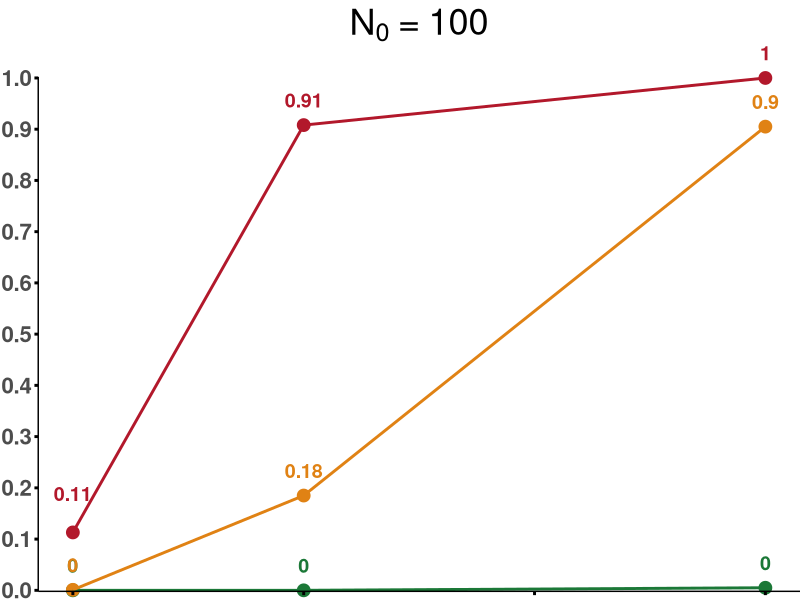
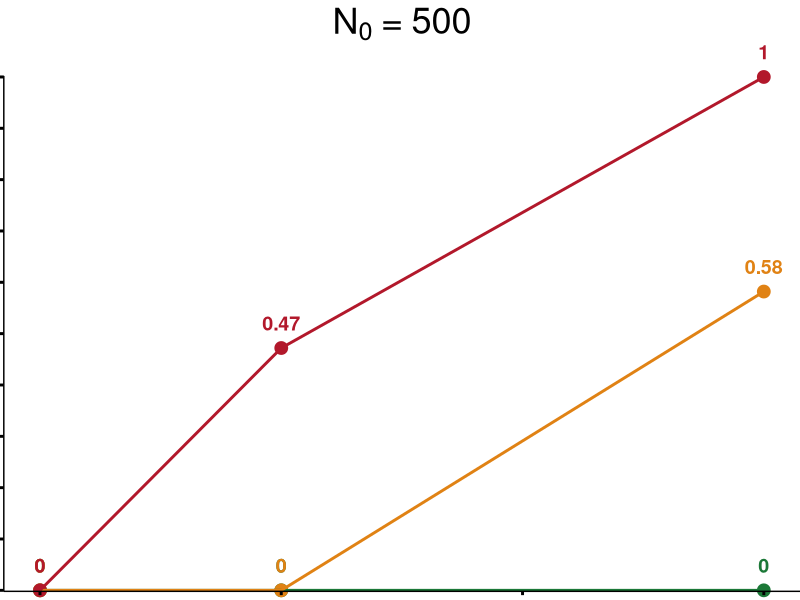
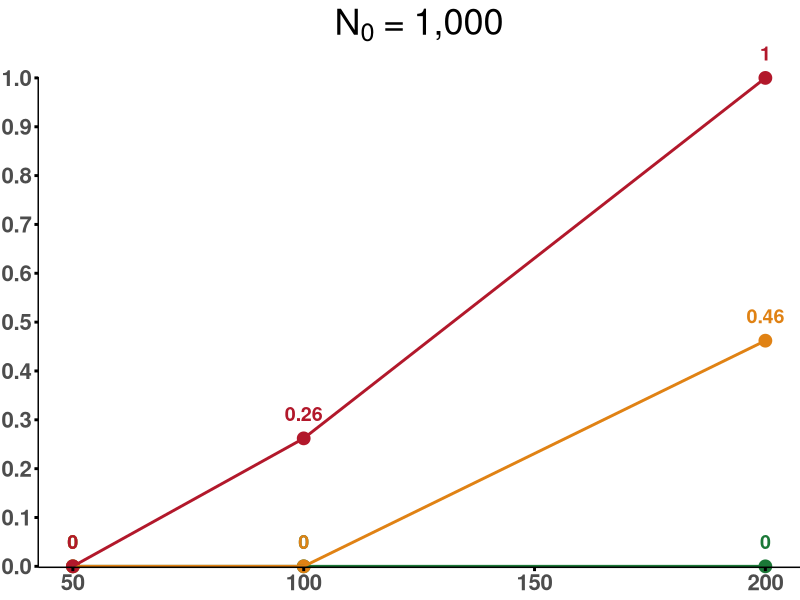
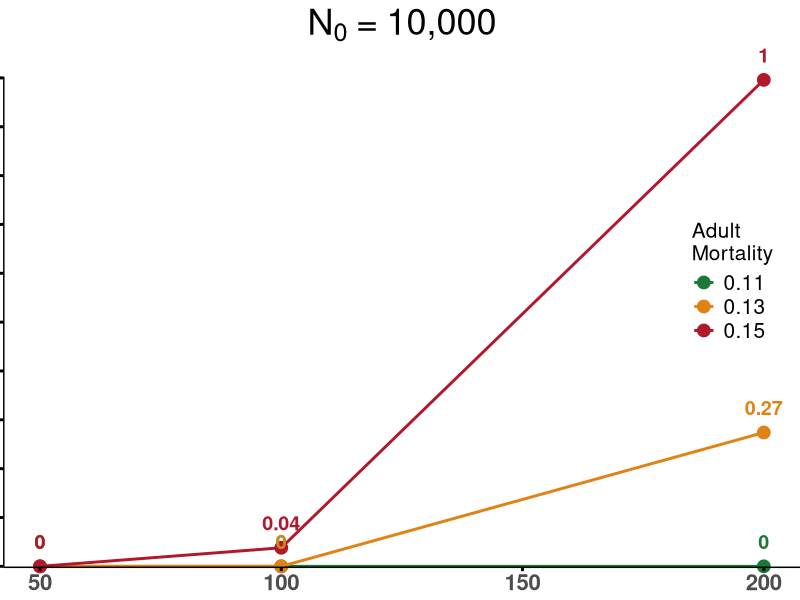
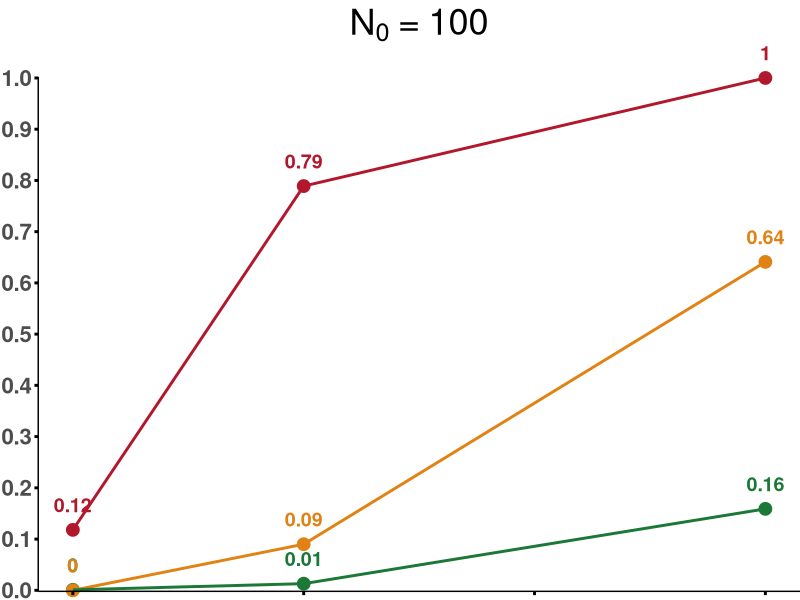
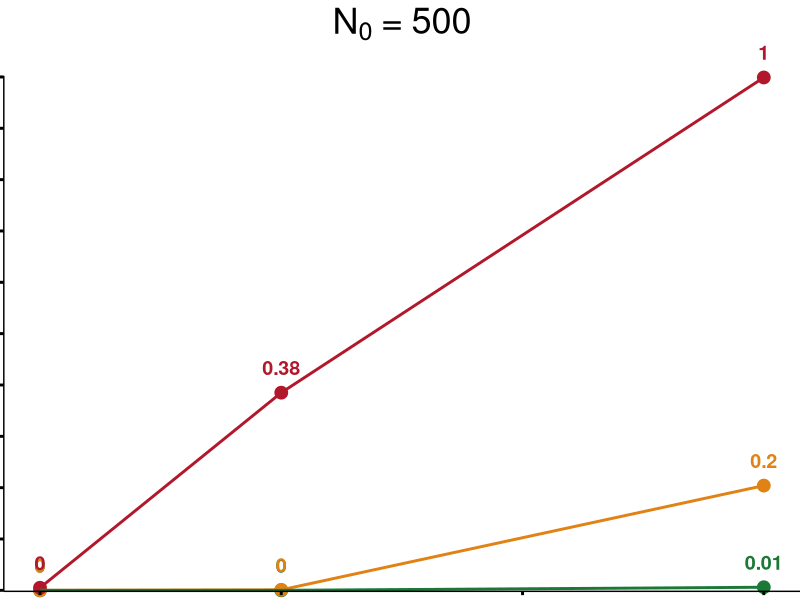
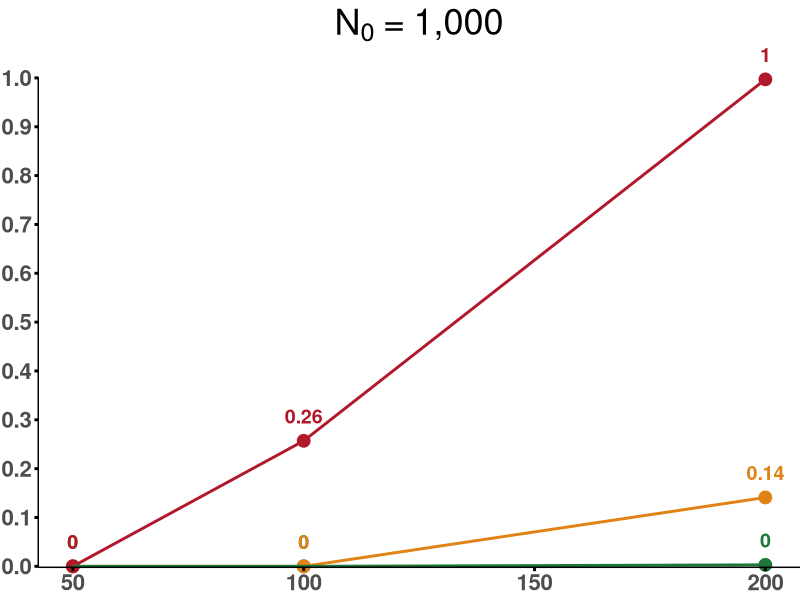
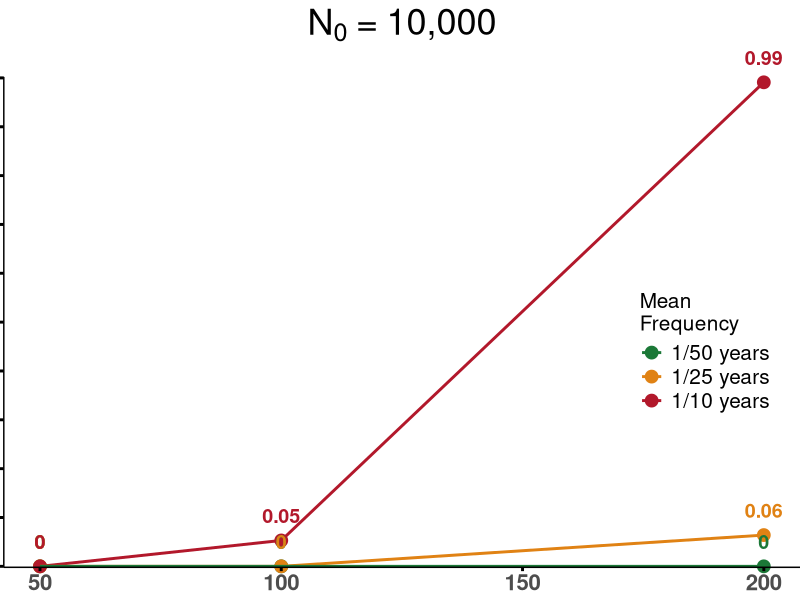

The R source for these figures, in order:
#####
###   Plot PVA results - 2023-08-12
#####

library(tidyverse)
library(gridExtra)
library(grid)
library(ggrepel)
library(ggpubr)
library(ggplot2)
library(rprojroot)

# set wd to project location
setwd(find_rstudio_root_file())

res.w <- read.csv("PVA_results_20230812.csv")

res <- gather(res.w, year, prob, X50.year.Probability:X200.year.Probability)

res$year[res$year == "X50.year.Probability"]  <- 50
res$year[res$year == "X100.year.Probability"] <- 100
res$year[res$year == "X200.year.Probability"] <- 200

res$year <- as.numeric(res$year)


c.100_plot <- ggplot(filter(res, Threat.Definition=='chronic' & Vulnerable.Abundance==100),
                              aes(x = year, y = prob, group=Adult.Mortality, colour=factor(Adult.Mortality))) +
  geom_point(size = 4) +
  geom_line(size = 1) + 
  geom_text(aes(label = round(prob, 2), y = ifelse(prob==0.113,prob+.035,prob+.008), fontface = "bold"), vjust = -0.9, size=5) +
  coord_cartesian(ylim = c(0,1),
                  clip = "off") +
  scale_y_continuous(breaks = seq(0, 1, 0.1), expand = c(0, 0.002)) +
  scale_color_manual(values=c("#1b7837", "#e08214", "#b2182b"))+
  ggtitle(bquote(N[0]~ "=" ~ "100")) +
  theme(axis.text.x = element_blank(), 
        axis.text.y = element_text(face = "bold", size = 16), 
        axis.title.y = element_blank(),
        axis.title.x = element_blank(),
        axis.ticks = element_line(colour = "black",size = 1),
        plot.title = element_text(hjust = 0.5, vjust = 3.5, size = 26),
        plot.margin = margin(t = 20,
                             r = 0,
                             b = 3.5,
                             l = 1),
        panel.background = element_rect(fill = "white", colour = "white", 
                                        size = 0.5, linetype = "solid"),
        axis.line = element_line(colour = "black", size = 0.5),
        legend.position = "none"); print(c.100_plot)

c.500_plot <- ggplot(filter(res, Threat.Definition=='chronic' & Vulnerable.Abundance==500),
                              aes(x = year, y = prob, group=Adult.Mortality, colour=factor(Adult.Mortality))) +
  geom_point(size = 4) +
  geom_line(size = 1) + 
  geom_text(aes(label = round(prob, 2), y = ifelse(prob==0.113,prob+.035,prob+.008), fontface = "bold"), vjust = -0.9, size=5) +
  coord_cartesian(ylim = c(0,1),
                  clip = "off") +
  scale_y_continuous(breaks = seq(0, 1, 0.1), expand = c(0, 0.002)) +
  scale_color_manual(values=c("#1b7837", "#e08214", "#b2182b"))+
  ggtitle(bquote(N[0]~ "=" ~ "500")) +
  theme(axis.text.x = element_blank(), 
        axis.text.y = element_blank(), 
        axis.title.y = element_blank(),
        axis.title.x = element_blank(),
        axis.ticks = element_line(colour = "black",size = 1),
        plot.title = element_text(hjust = 0.5, vjust = 3.5, size = 26),
        plot.margin = margin(t = 20,
                             r = 0,
                             b = 3.5,
                             l = 0),
        panel.background = element_rect(fill = "white", colour = "white", 
                                        size = 0.5, linetype = "solid"),
        axis.line = element_line(colour = "black", size = 0.5),
        legend.position = "none"); print(c.500_plot)

c.1k_plot <- ggplot(filter(res, Threat.Definition=='chronic' & Vulnerable.Abundance==1000),
                              aes(x = year, y = prob, group=Adult.Mortality, colour=factor(Adult.Mortality))) +
  geom_point(size = 4) +
  geom_line(size = 1) + 
  geom_text(aes(label = round(prob, 2), y = ifelse(prob==0.113,prob+.035,prob+.008), fontface = "bold"), vjust = -0.9, size = 5) +
  coord_cartesian(ylim = c(0,1),
                  clip = "off") +
  scale_y_continuous(breaks = seq(0, 1, 0.1), expand = c(0, 0.002)) +
  scale_color_manual(values=c("#1b7837", "#e08214", "#b2182b"))+
  ggtitle(bquote(N[0]~ "=" ~ "1,000")) +
  theme(axis.text.x = element_text(face = "bold", size = 16), 
        axis.text.y = element_text(face = "bold", size = 16), 
        axis.title.y = element_blank(),
        axis.title.x = element_blank(),
        axis.ticks = element_line(colour = "black",size = 1),
        plot.title = element_text(hjust = 0.5, vjust = 3.5, size = 26),
        plot.margin = margin(t = 20,
                             r = 0,
                             b = 3.5,
                             l = 1),
        panel.background = element_rect(fill = "white", colour = "white", 
                                        size = 0.5, linetype = "solid"),
        axis.line = element_line(colour = "black", size = 0.5),
        legend.position = "none"); print(c.1k_plot)

c.10k_plot <- ggplot(filter(res, Threat.Definition=='chronic' & Vulnerable.Abundance==10000),
                              aes(x = year, y = prob, group=Adult.Mortality, colour=factor(Adult.Mortality))) +
  geom_point(size = 4) +
  geom_line(size = 1) + 
  geom_text(aes(label = round(prob, 2), y = ifelse(prob==0.113,prob+.035,prob+.008), fontface = "bold"), vjust = -0.9, size=5, show.legend  = F) +
  coord_cartesian(ylim = c(0,1),
                  clip = "off") +
  scale_y_continuous(breaks = seq(0, 1, 0.1), expand = c(0, 0.002)) +
  scale_color_manual(name="Adult\nMortality", values=c("#1b7837", "#e08214", "#b2182b"))+
  ggtitle(bquote(N[0]~ "=" ~ "10,000")) +
  theme(axis.text.x = element_text(face = "bold", size = 16), 
        axis.text.y = element_blank(), 
        axis.title.y = element_blank(),
        axis.title.x = element_blank(),
        axis.ticks = element_line(colour = "black",size = 1),
        legend.title = element_text(size=15),
        legend.text = element_text(size=15),
        legend.key=element_blank(),
        plot.title = element_text(hjust = 0.5, vjust = 3.5, size = 26),
        plot.margin = margin(t = 20,
                             r = 0,
                             b = 3.5,
                             l = 0),
        panel.background = element_rect(fill = "white", colour = "white", 
                                        size = 0.5, linetype = "solid"),
        axis.line = element_line(colour = "black", size = 0.5),
        legend.position = c(.915,0.583)); print(c.10k_plot)


pva.c.fig <- ggarrange(c.100_plot, NULL, c.500_plot, 
                       c.1k_plot,  NULL, c.10k_plot, 
                         ncol = 3,
                         nrow = 2,
                         widths = c(1,0.05,1,
                                    1,0.05,1)) +
  theme(plot.margin = margin(0.05,0.1,0.1,0.5, "cm"))

setwd(find_rstudio_root_file())

tiff("results/chronic.tiff", width = 18, height = 10, units = 'in', res = 300)
annotate_figure(pva.c.fig, left = textGrob("Extirpation Probability", rot = 90, vjust = .7, gp = gpar(cex = 2.1)),
                top = textGrob("PVA Scenarios: Chronic Mortality", vjust = .35, gp = gpar(cex = 2.4)))
dev.off()

#-----------------------------------------------------------------------------------------------------------------

e.100_plot <- ggplot(filter(res, Threat.Definition=='episodic' & Vulnerable.Abundance==100),
                     aes(x = year, y = prob, group=Average.Frequency, colour=factor(Average.Frequency, levels = c(50,25,10)))) +
  geom_point(size = 4) +
  geom_line(size = 1) + 
  geom_text(aes(label = round(prob, 2), y = ifelse(prob==0.113,prob+.035,prob+.008), fontface = "bold"), vjust = -0.9, size=5) +
  coord_cartesian(ylim = c(0,1),
                  clip = "off") +
  scale_y_continuous(breaks = seq(0, 1, 0.1), expand = c(0, 0.002)) +
  scale_color_manual(values=c("#1b7837", "#e08214", "#b2182b"))+
  ggtitle(bquote(N[0]~ "=" ~ "100")) +
  theme(axis.text.x = element_blank(), 
        axis.text.y = element_text(face = "bold", size = 16), 
        axis.title.y = element_blank(),
        axis.title.x = element_blank(),
        axis.ticks = element_line(colour = "black",size = 1),
        plot.title = element_text(hjust = 0.5, vjust = 3.5, size = 26),
        plot.margin = margin(t = 20,
                             r = 0,
                             b = 3.5,
                             l = 1),
        panel.background = element_rect(fill = "white", colour = "white", 
                                        size = 0.5, linetype = "solid"),
        axis.line = element_line(colour = "black", size = 0.5),
        legend.position = "none"); print(e.100_plot)

e.500_plot <- ggplot(filter(res, Threat.Definition=='episodic' & Vulnerable.Abundance==500),
                     aes(x = year, y = prob, group=Average.Frequency, colour=factor(Average.Frequency, levels = c(50,25,10)))) +
  geom_point(size = 4) +
  geom_line(size = 1) + 
  geom_text(aes(label = round(prob, 2), y = ifelse(prob==0.113,prob+.035,prob+.008), fontface = "bold"), vjust = -0.9, size=5) +
  coord_cartesian(ylim = c(0,1),
                  clip = "off") +
  scale_y_continuous(breaks = seq(0, 1, 0.1), expand = c(0, 0.002)) +
  scale_color_manual(values=c("#1b7837", "#e08214", "#b2182b"))+
  ggtitle(bquote(N[0]~ "=" ~ "500")) +
  theme(axis.text.x = element_blank(), 
        axis.text.y = element_blank(), 
        axis.title.y = element_blank(),
        axis.title.x = element_blank(),
        axis.ticks = element_line(colour = "black",size = 1),
        plot.title = element_text(hjust = 0.5, vjust = 3.5, size = 26),
        plot.margin = margin(t = 20,
                             r = 0,
                             b = 3.5,
                             l = 0),
        panel.background = element_rect(fill = "white", colour = "white", 
                                        size = 0.5, linetype = "solid"),
        axis.line = element_line(colour = "black", size = 0.5),
        legend.position = "none"); print(e.500_plot)

e.1k_plot <- ggplot(filter(res, Threat.Definition=='episodic' & Vulnerable.Abundance==1000),
                    aes(x = year, y = prob, group=Average.Frequency, colour=factor(Average.Frequency, levels = c(50,25,10)))) +
  geom_point(size = 4) +
  geom_line(size = 1) + 
  geom_text(aes(label = round(prob, 2), y = ifelse(prob==0.113,prob+.035,prob+.008), fontface = "bold"), vjust = -0.9, size = 5) +
  coord_cartesian(ylim = c(0,1),
                  clip = "off") +
  scale_y_continuous(breaks = seq(0, 1, 0.1), expand = c(0, 0.002)) +
  scale_color_manual(values=c("#1b7837", "#e08214", "#b2182b"))+
  ggtitle(bquote(N[0]~ "=" ~ "1,000")) +
  theme(axis.text.x = element_text(face = "bold", size = 16), 
        axis.text.y = element_text(face = "bold", size = 16), 
        axis.title.y = element_blank(),
        axis.title.x = element_blank(),
        axis.ticks = element_line(colour = "black",size = 1),
        plot.title = element_text(hjust = 0.5, vjust = 3.5, size = 26),
        plot.margin = margin(t = 20,
                             r = 0,
                             b = 3.5,
                             l = 1),
        panel.background = element_rect(fill = "white", colour = "white", 
                                        size = 0.5, linetype = "solid"),
        axis.line = element_line(colour = "black", size = 0.5),
        legend.position = "none"); print(e.1k_plot)

e.10k_plot <- ggplot(filter(res, Threat.Definition=='episodic' & Vulnerable.Abundance==10000),
                     aes(x = year, y = prob, group=Average.Frequency, colour=factor(Average.Frequency, levels = c(50,25,10)))) +
  geom_point(size = 4) +
  geom_line(size = 1) + 
  geom_text(aes(label = round(prob, 2), y = ifelse(prob==0.113,prob+.035,prob+.008), fontface = "bold"), vjust = -0.9, size=5, show.legend  = F) +
  coord_cartesian(ylim = c(0,1),
                  clip = "off") +
  scale_y_continuous(breaks = seq(0, 1, 0.1), expand = c(0, 0.002)) +
  scale_color_manual(name="Mean\nFrequency", labels=c('1/50 years', '1/25 years', '1/10 years'), values=c("#1b7837", "#e08214", "#b2182b"))+
  ggtitle(bquote(N[0]~ "=" ~ "10,000")) +
  theme(axis.text.x = element_text(face = "bold", size = 16), 
        axis.text.y = element_blank(), 
        axis.title.y = element_blank(),
        axis.title.x = element_blank(),
        axis.ticks = element_line(colour = "black",size = 1),
        legend.title = element_text(size=15),
        legend.text = element_text(size=15),
        legend.key=element_blank(),
        plot.title = element_text(hjust = 0.5, vjust = 3.5, size = 26),
        plot.margin = margin(t = 20,
                             r = 0,
                             b = 3.5,
                             l = 0),
        panel.background = element_rect(fill = "white", colour = "white", 
                                        size = 0.5, linetype = "solid"),
        axis.line = element_line(colour = "black", size = 0.5),
        legend.position = c(.88,0.44)); print(e.10k_plot)


pva.e.fig <- ggarrange(e.100_plot, NULL, e.500_plot, 
                       e.1k_plot,  NULL, e.10k_plot, 
                       ncol = 3,
                       nrow = 2,
                       widths = c(1,0.05,1,
                                  1,0.05,1)) +
  theme(plot.margin = margin(0.05,0.1,0.1,0.5, "cm"))

setwd(find_rstudio_root_file())

tiff("results/episodic.tiff", width = 18, height = 10, units = 'in', res = 300)
annotate_figure(pva.e.fig, left = textGrob("Extirpation Probability", rot = 90, vjust = .7, gp = gpar(cex = 2.1)),
                top = textGrob("PVA Scenarios: Episodic Mortality \u2013 M = 0.11", vjust = .35, gp = gpar(cex = 2.4)))
dev.off()


#-----------------------------------------------------------------------------------------------------------------

r.100_plot <- ggplot(filter(res, Threat.Definition=='rec_fail' & Vulnerable.Abundance==100),
                     aes(x = year, y = prob, group=Average.Frequency, colour=factor(Average.Frequency, levels = c(10,5)))) +
  geom_point(size = 4) +
  geom_line(size = 1) + 
  geom_text(aes(label = round(prob, 2), y = ifelse(prob==0.113,prob+.035,prob+.008), fontface = "bold"), vjust = -0.9, size=5) +
  coord_cartesian(ylim = c(0,1),
                  clip = "off") +
  scale_y_continuous(breaks = seq(0, 1, 0.1), expand = c(0, 0.002)) +
  scale_color_manual(values=c("#1b7837", "#e08214"))+
  ggtitle(bquote(N[0]~ "=" ~ "100")) +
  theme(axis.text.x = element_blank(), 
        axis.text.y = element_text(face = "bold", size = 16), 
        axis.title.y = element_blank(),
        axis.title.x = element_blank(),
        axis.ticks = element_line(colour = "black",size = 1),
        plot.title = element_text(hjust = 0.5, vjust = 3.5, size = 26),
        plot.margin = margin(t = 20,
                             r = 0,
                             b = 3.5,
                             l = 1),
        panel.background = element_rect(fill = "white", colour = "white", 
                                        size = 0.5, linetype = "solid"),
        axis.line = element_line(colour = "black", size = 0.5),
        legend.position = "none"); print(r.100_plot)

r.500_plot <- ggplot(filter(res, Threat.Definition=='rec_fail' & Vulnerable.Abundance==500),
                     aes(x = year, y = prob, group=Average.Frequency, colour=factor(Average.Frequency, levels = c(10,5)))) +
  geom_point(size = 4) +
  geom_line(size = 1) + 
  geom_text(aes(label = round(prob, 2), y = ifelse(prob==0.113,prob+.035,prob+.008), fontface = "bold"), vjust = -0.9, size=5) +
  coord_cartesian(ylim = c(0,1),
                  clip = "off") +
  scale_y_continuous(breaks = seq(0, 1, 0.1), expand = c(0, 0.002)) +
  scale_color_manual(values=c("#1b7837", "#e08214"))+
  ggtitle(bquote(N[0]~ "=" ~ "500")) +
  theme(axis.text.x = element_blank(), 
        axis.text.y = element_blank(), 
        axis.title.y = element_blank(),
        axis.title.x = element_blank(),
        axis.ticks = element_line(colour = "black",size = 1),
        plot.title = element_text(hjust = 0.5, vjust = 3.5, size = 26),
        plot.margin = margin(t = 20,
                             r = 0,
                             b = 3.5,
                             l = 0),
        panel.background = element_rect(fill = "white", colour = "white", 
                                        size = 0.5, linetype = "solid"),
        axis.line = element_line(colour = "black", size = 0.5),
        legend.position = "none"); print(r.500_plot)

r.1k_plot <- ggplot(filter(res, Threat.Definition=='rec_fail' & Vulnerable.Abundance==1000),
                    aes(x = year, y = prob, group=Average.Frequency, colour=factor(Average.Frequency, levels = c(10,5)))) +
  geom_point(size = 4) +
  geom_line(size = 1) + 
  geom_text(aes(label = round(prob, 2), y = ifelse(prob==0.113,prob+.035,prob+.008), fontface = "bold"), vjust = -0.9, size = 5) +
  coord_cartesian(ylim = c(0,1),
                  clip = "off") +
  scale_y_continuous(breaks = seq(0, 1, 0.1), expand = c(0, 0.002)) +
  scale_color_manual(values=c("#1b7837", "#e08214"))+
  ggtitle(bquote(N[0]~ "=" ~ "1,000")) +
  theme(axis.text.x = element_text(face = "bold", size = 16), 
        axis.text.y = element_text(face = "bold", size = 16), 
        axis.title.y = element_blank(),
        axis.title.x = element_blank(),
        axis.ticks = element_line(colour = "black",size = 1),
        plot.title = element_text(hjust = 0.5, vjust = 3.5, size = 26),
        plot.margin = margin(t = 20,
                             r = 0,
                             b = 3.5,
                             l = 1),
        panel.background = element_rect(fill = "white", colour = "white", 
                                        size = 0.5, linetype = "solid"),
        axis.line = element_line(colour = "black", size = 0.5),
        legend.position = "none"); print(r.1k_plot)

r.10k_plot <- ggplot(filter(res, Threat.Definition=='rec_fail' & Vulnerable.Abundance==10000),
                     aes(x = year, y = prob, group=Average.Frequency, colour=factor(Average.Frequency, levels = c(10,5)))) +
  geom_point(size = 4) +
  geom_line(size = 1) + 
  geom_text(aes(label = round(prob, 2), y = ifelse(prob==0.113,prob+.035,prob+.008), fontface = "bold"), vjust = -0.9, size=5, show.legend  = F) +
  coord_cartesian(ylim = c(0,1),
                  clip = "off") +
  scale_y_continuous(breaks = seq(0, 1, 0.1), expand = c(0, 0.002)) +
  scale_color_manual(name="Mean\nFrequency", labels=c('1/10 years', '1/5 years'), values=c("#1b7837", "#e08214"))+
  ggtitle(bquote(N[0]~ "=" ~ "10,000")) +
  theme(axis.text.x = element_text(face = "bold", size = 16), 
        axis.text.y = element_blank(), 
        axis.title.y = element_blank(),
        axis.title.x = element_blank(),
        axis.ticks = element_line(colour = "black",size = 1),
        legend.title = element_text(size=15),
        legend.text = element_text(size=15),
        legend.key=element_blank(),
        plot.title = element_text(hjust = 0.5, vjust = 3.5, size = 26),
        plot.margin = margin(t = 20,
                             r = 0,
                             b = 3.5,
                             l = 0),
        panel.background = element_rect(fill = "white", colour = "white", 
                                        size = 0.5, linetype = "solid"),
        axis.line = element_line(colour = "black", size = 0.5),
        legend.position = c(.88,0.44)); print(r.10k_plot)


pva.r.fig <- ggarrange(r.100_plot, NULL, r.500_plot, 
                       r.1k_plot,  NULL, r.10k_plot, 
                       ncol = 3,
                       nrow = 2,
                       widths = c(1,0.05,1,
                                  1,0.05,1)) +
  theme(plot.margin = margin(0.05,0.1,0.1,0.5, "cm"))

setwd(find_rstudio_root_file())

tiff("results/rec_fail.tiff", width = 18, height = 10, units = 'in', res = 300)
annotate_figure(pva.r.fig, left = textGrob("Extirpation Probability", rot = 90, vjust = .7, gp = gpar(cex = 2.1)),
                top = textGrob("PVA Scenarios: Recruitment Failure \u2013 M = 0.11", vjust = .35, gp = gpar(cex = 2.4)))
dev.off()
